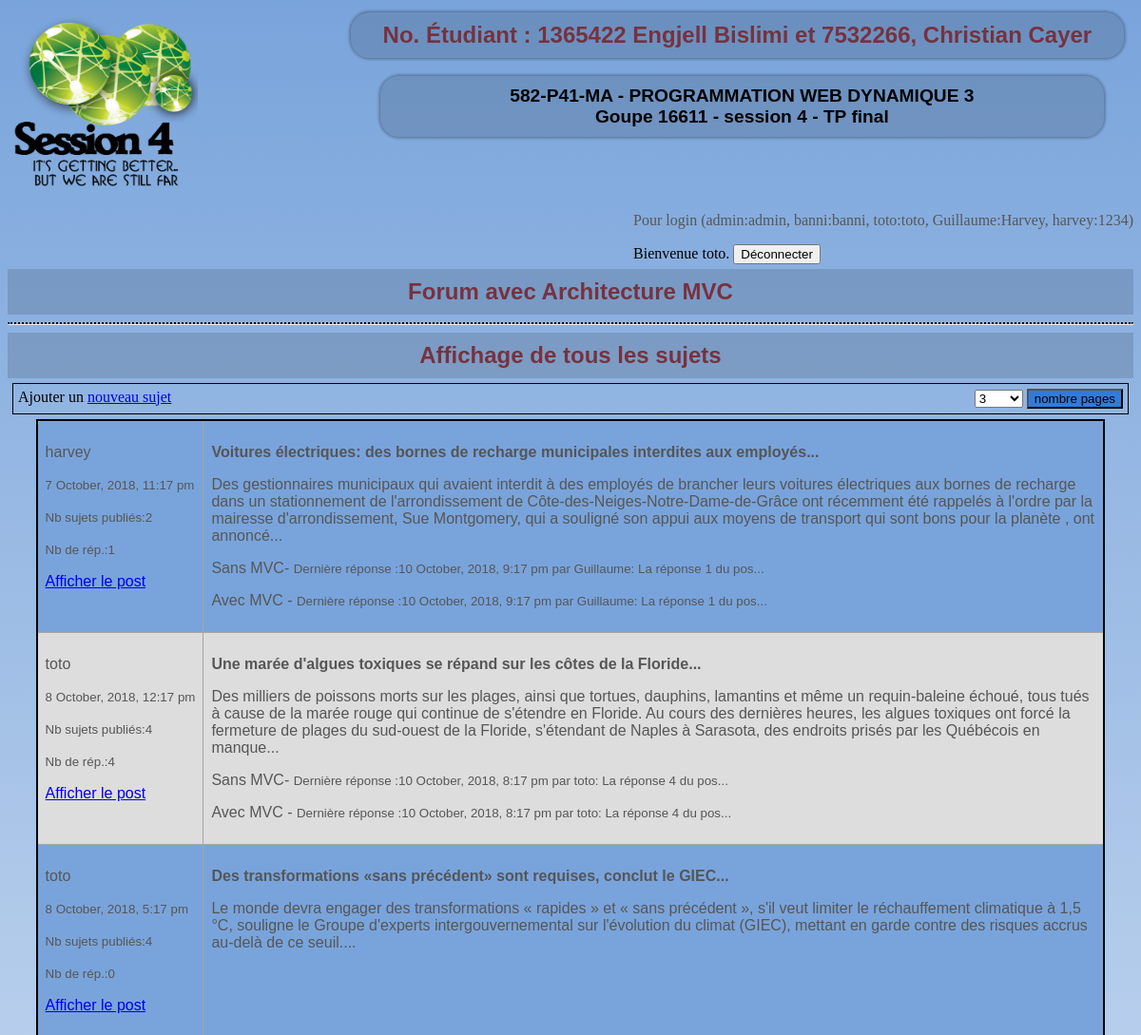
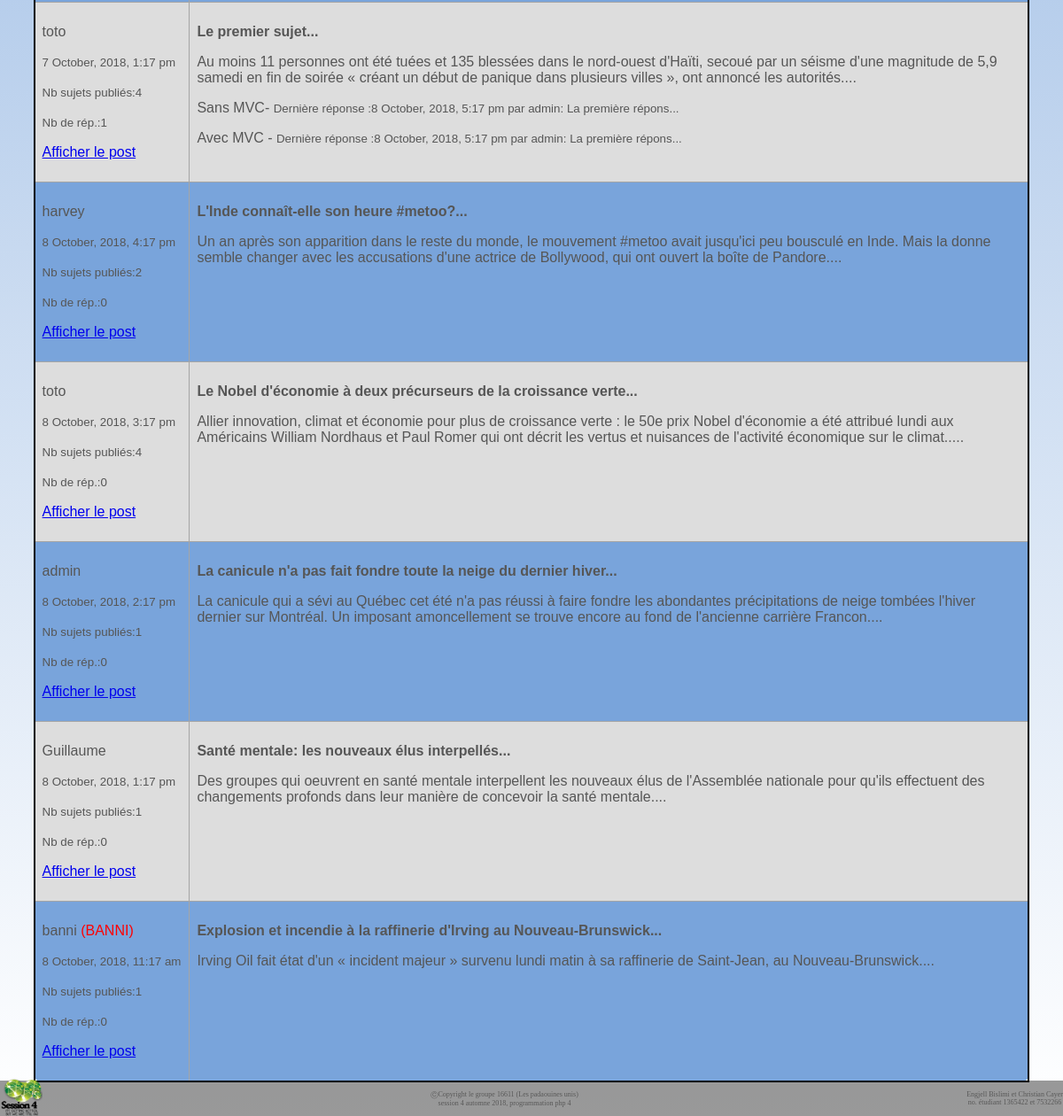
The page / (signed in) on the database its author committed (2 pictures, top to bottom).
### tables this page shows
CREATE TABLE sujets(
  id_sujets            int (11) Auto_increment  NOT NULL ,
  titre_sujets         Varchar (255) NOT NULL ,
  texte_sujets         Text NOT NULL ,
  date_creation_sujets DATETIME NOT NULL ,
  username             Varchar (25) NOT NULL ,
  PRIMARY KEY (id_sujets )
);

CREATE TABLE usager(
  username Varchar (25) NOT NULL ,
  password Varchar (255) NOT NULL ,
  banni    Bool NOT NULL ,
  admin    Bool NOT NULL ,
  PRIMARY KEY (username )
);

CREATE TABLE reponse(
  id_reponse            int (11) Auto_increment  NOT NULL ,
  titre_reponse         Varchar (255) NOT NULL ,
  texte_reponse         Text NOT NULL ,
  date_creation_reponse DATETIME NOT NULL ,
  id_sujets             Int NOT NULL ,
  username              Varchar (25) NOT NULL ,
  PRIMARY KEY (id_reponse )
);

### index.php (called while the page is built)
<?php
    require_once("config.php");
    Routeur::route();
?>

### model/BaseDAO.php (called while the page is built, shortened)
<?php
	abstract class BaseDao
	{
		protected $db;
		public function __construct(PDO $dbPDO)
		{
			$this->db = $dbPDO;
		}
		protected function lire($valeurCherchee, $cle = NULL)
		{
			if(!isset($cle)){
				$query = "SELECT * from " . $this->getTableName() . " WHERE " . $this->getPrimaryKey() ."=?";
			}
			else{
				$query = "SELECT * from " . $this->getTableName() . " WHERE " . $cle ."=?";
			}
			$donnees = array($valeurCherchee);
			return $this->requete($query, $donnees);
		}
        final protected function requete($query, $data = array())
		{
			try
			{
				$stmt = $this->db->prepare($query);
				$stmt->execute($data);
			}
			catch(PDOException $e)
			{
				trigger_error("<p>La requête suivante a donné une erreur : $query</p><p>Exception : " . $e->getMessage() . "</p>");
                return false;
			}
			return $stmt;
		}
	}
?>

### model/Modele_Sujets.php (called while the page is built, shortened)
<?php
    class Modele_Sujets extends BaseDAO
    {
        public function obtenir_tous_les_sujets($nbPages = NULL, $pageDebut = NULL)
        {
            $queryAjout = "";
                $query = "SELECT DISTINCT s2.date_creation_sujets ,s2.id_sujets, s2.titre_sujets, s2.texte_sujets,  s2.username FROM (SELECT s1.id_sujets, s1.date_creation_sujets FROM sujets s1 UNION ALL SELECT r.id_sujets, r.date_creation_reponse FROM reponse r ORDER BY date_creation_sujets DESC) AS tri LEFT JOIN sujets AS s2 USING(id_sujets)" . $queryAjout;
            $resultats =  $this->requete($query);
            $lesSujets = $resultats->fetchAll(PDO::FETCH_CLASS | PDO::FETCH_PROPS_LATE, "Sujets");
            return $lesSujets;
        }
    }
?>

### model/Sujets.php (called while the page is built, shortened)
<?php
    class Sujets
    {
        private $id_sujets;
        private $titre_sujets;
        private $texte_sujets;
        private $date_creation_sujets;
        private $username;
        public function getIdSujets()
        {
            return $this->id_sujets;
        }
        public function setIdSujets($id_sujets)
        {
            if((filter_var($id_sujets, FILTER_VALIDATE_INT)  || (filter_var($id_sujets, FILTER_VALIDATE_INT) === 0)))
                $this->id_sujets = $id_sujets;
            else
                trigger_error("Doit être numérique....", E_USER_ERROR);
        }
        public function getTitreSujets()
        {
            return $this->titre_sujets;
        }
        public function setTitreSujets($titre_sujets)
        {
            if(is_string($titre_sujets))
                $this->titre_sujets = $titre_sujets;
            else
                trigger_error("Le nom doit être une chaine de caractères....", E_USER_ERROR);
        }
        public function getTexteSujets()
        {
            return $this->texte_sujets;
        }
        public function setTexteSujets($texte_sujets)
        {
            if(is_string($texte_sujets))
                $this->texte_sujets = $texte_sujets;
            else
                trigger_error("Le texte doit être une chaine de caractères....", E_USER_ERROR);
        }
        public function getDateCreationSujets()
        {
            return $this->date_creation_sujets;
        }
        public function setDateCreationSujets($date_creation_sujets)
        {
            if(is_string($date_creation_sujets))
                $this->date_creation_sujets = $date_creation_sujets;
            else
                trigger_error("La date doit être une chaine de caractères....", E_USER_ERROR);
        }
        public function getUsername()
        {
            return $this->username;
        }
        public function setUsername($username)
        {
            if(is_string($username))
                $this->username = $username;
            else
                trigger_error("Le nom d'utilisateur doit être une chaine de caractères....", E_USER_ERROR);
        }
    }
?>

### model/Modele_Usager.php (called while the page is built, shortened)
<?php
class Modele_Usager extends BaseDAO
{
    public function getTableName()
    {
        return "usager";
    }
    public function getPrimaryKey()
    {
        return "username";
    }
    public function obtenir_par_id($id)
    {
        $resultat = $this->lire($id);
        $resultat->setFetchMode(PDO::FETCH_CLASS | PDO::FETCH_PROPS_LATE, "Usager");
        $usager = $resultat->fetch();
        return $usager;
    }
    public function compteSujetsUsagers(){
        $query = "SELECT username, COUNT(sujets.titre_sujets) AS compte FROM usager LEFT JOIN sujets USING(username) GROUP BY usager.username;";
        $resultats = $this->requete($query);
        $lesUsagers = $resultats->fetchAll();
        return $lesUsagers;
    }
}
?>

### model/Modele_Reponse.php (called while the page is built, shortened)
<?php
class Modele_Reponse extends BaseDAO
{
    public function getTableName()
    {
        return "reponse";
    }
    public function derniere_reponse_par_sujet($id)
    {
        $query = "SELECT * FROM " . $this->getTableName()." WHERE id_sujets = ".$id. " ORDER BY date_creation_reponse DESC LIMIT 1";
        $resultats = $this->requete($query);
        $resultats->setFetchMode(PDO::FETCH_CLASS | PDO::FETCH_PROPS_LATE, "Reponse");
        $laDerniereReponse = $resultats->fetch();
        return $laDerniereReponse;
    }
    public function compteNbReponse(){
        $query = "SELECT id_sujets, COUNT(reponse.id_reponse) AS nbReponse FROM sujets LEFT JOIN reponse USING(id_sujets) GROUP BY sujets.id_sujets;";
        $resultats = $this->requete($query);
        $lesReponses = $resultats->fetchAll();
        return $lesReponses;
    }
    public function reponseRecenteDuSujet(){
        $query = "SELECT * FROM " . $this->getTableName()." ORDER BY date_creation_reponse DESC;";
        $resultats = $this->requete($query);
        $lesReponses = $resultats->fetchAll();
        return $lesReponses;
    }
}
?>

### config.php (called while the page is built, shortened)
<?php
    function mon_autoloader($classe)
    {
        $repertoires = array(RACINE . "controller/",
                            RACINE . "model/",
                            RACINE . "view/");
        foreach($repertoires as $rep)
        {
            if(file_exists($rep . $classe . ".php"))
            {
                return;
            }
        }
    }
?>

### model/Reponse.php (called while the page is built, shortened)
<?php
    class Reponse
    {
        private $titre_reponse;
        private $date_creation_reponse;
        private $username;
        public function getTitreReponse()
        {
            return $this->titre_reponse;
        }
        public function setTitreReponse($titre_reponse)
        {
            if(is_string($titre_reponse))
                $this->titre_reponse = $titre_reponse;
            else
                trigger_error("Le titre doit être une chaine de caractères....", E_USER_ERROR);
        }
        public function getDateCreationReponse()
        {
            return $this->date_creation_reponse;
        }
        public function setDateCreationReponse($date_creation_reponse)
        {
            if(is_string($date_creation_reponse))
                $this->date_creation_reponse = $date_creation_reponse;
            else
                trigger_error("Le nom doit être une chaine de caractères....", E_USER_ERROR);
        }
        public function getUsername()
        {
            return $this->username;
        }
        public function setUsername($username)
        {
            if(is_string($username))
                $this->username = $username;
            else
                trigger_error("Le nom d'utilisateur doit être une chaine de caractères....", E_USER_ERROR);
        }
    }
?>

### model/Usager.php (called while the page is built, shortened)
<?php
class Usager
{
    private $banni;
    public function getBanni()
    {
        return $this->banni;
    }
    public function setBanni($banni)
    {
        if(is_bool($banni))
            $this->banni = $banni;
        else
            trigger_error("Doit être booléen....", E_USER_ERROR);
    }
}
?>

### view/AfficheListeSujets.php (the view, shortened to what this page needs)
<h1>Affichage de tous les sujets</h1>
<section class="section1Sujets">
    <div>
        Ajouter un <a href='index.php?Sujets&action=formInsereSujet'>nouveau sujet</a>
    </div>
        <form method="post">
            <select name="nbPages">
                <option value="3"<?php if((isset($_SESSION["nbPages"])) &&($_SESSION["nbPages"] == "3")) echo " selected"; ?>>3</option>
            </select>
            <input type="submit" name="submit" value="nombre pages" />
        </form>
</section>
<section>
<?php
echo "<table class='tableSujet'>";
    foreach($data["sujets"] as $sujet)
    {
        echo "<tr>";
        echo "<td><p>" . $sujet->getUsername();
        $modeleUsagers = $this->getDAO("Usager");
        $banni = $modeleUsagers->obtenir_par_id($sujet->getUsername());
        if($banni->getBanni()){
            echo " <span style='color: red'>(BANNI)</span>";
        }
        echo "</p><p style='white-space: nowrap'><small>" . date("j F, Y, g:i a", strtotime($sujet->getDateCreationSujets())) . "</small></p>";
        echo "<p>";
        foreach($data["compteSujetsParUsagers"] as $compte){
            if($sujet->getUsername() == $compte["username"]){
                echo "<p><small>Nb sujets publiés:" . $compte["compte"] . "</small></p>";
            }
        }
        foreach($data["compteReponseParSujet"] as $reponse){
            if($sujet->getIdSujets() == $reponse["id_sujets"]){
                echo "<p><small>Nb de rép.:" . $reponse["nbReponse"] . "</small></p>";
            }
        }
        echo "<p><a href='index.php?Reponse&action=affiche&id=" . $sujet->getIdSujets() . "'>Afficher le post</a></p>";
        echo "</p></td>";
        echo "<td><p><strong>" . htmlspecialchars(substr($sujet->getTitreSujets(), 0, 100)) . "... </strong></p><p>"
            . htmlspecialchars(substr($sujet->getTexteSujets(), 0, 400)) . "... </p>";
        $modeleReponse = $this->getDAO("Reponse");
        $derniereReponse = $modeleReponse->derniere_reponse_par_sujet($sujet->getIdSujets());
        if($derniereReponse){
            echo "<p>Sans MVC- <small>Dernière réponse :" . date("j F, Y, g:i a", strtotime($derniereReponse->getDateCreationReponse())) . " par " . $derniereReponse->getUsername() . ": " .htmlspecialchars(substr($derniereReponse->getTitreReponse(), 0, 20)). "...</small></p>";
        }
        foreach($data["reponseRecenteDuSujet"] as $reponseRecenteDuSujet){
            if($sujet->getIdSujets() == $reponseRecenteDuSujet["id_sujets"]){
                echo "<p>Avec MVC - <small>Dernière réponse :" . date("j F, Y, g:i a", strtotime($reponseRecenteDuSujet["date_creation_reponse"])) . " par " . $reponseRecenteDuSujet["username"] . ": " .htmlspecialchars(substr($reponseRecenteDuSujet["titre_reponse"], 0, 20)). "...</small></p>";
                break;
            }
        }
        echo "</td></tr>";
    }
    echo "</table></section>";
?>

### css/colorTomS2.css (style rules this page uses)
html { color:black; }
body { height: 100%; background: linear-gradient(#79a4db, white); background-attachment: fixed; }
h1, h2, h3, h4 { font-size: 1em; color: #76323F; font-family: Arial, Helvetica, sans-serif; }
h1 { font-size: 1.5em; color: #76323F; background-color: rgba(0, 0, 0, .125); }
p { color:#565656; }
input[type="submit"] { background-color: #307bdb; }

### css/posTomS2.css (style rules this page uses)
html { margin: 0 auto; max-width: 1400px; }
body { padding-bottom: 30px; }
h1 { margin: 5px auto; padding: 10px; text-align: center; }
table { margin-left:auto; margin-right:auto; }
.section1Sujets { display: flex; justify-content: space-between; align-items: flex-start; border: 1px solid black; padding: 5px; margin: 5px; }

### css/table.css (style rules this page uses)
.tableSujet { font-family: arial, sans-serif; border-collapse: collapse; width: 95%; border: 2px solid black; border-radius: 10px; background-color: #79a4db; }
.tableSujet td, .tableSujet th { border: 1px solid #a5a5a5; text-align: left; padding: 8px; vertical-align:top; }
.tableSujet tr:nth-child(even) { background-color: #dddddd; }

### rows shown on the page
sujets: username "harvey", date_creation_sujets "7 October, 2018, 11:17 pm", nbReponse "1", titre_sujets "Voitures électriques: des bornes de recharge municipales interdites aux employés", texte_sujets "Des gestionnaires municipaux qui avaient interdit à des employés de brancher leurs voitures électriques aux bornes de recharge dans un stationnement de l'arrondissement de Côte-des-Neiges-Notre-Dame-de-Grâce ont récemment été rappelés à l'ordre par la mairesse d'arrondissement, Sue Montgomery, qui a souligné son appui aux moyens de transport qui sont bons pour la planète , ont annoncé", reponse.date_creation_reponse "10 October, 2018, 9:17 pm", reponse.username "Guillaume", reponse.titre_reponse "La réponse 1 du pos"
usager: compte "2"
reponse: date_creation_reponse "10 October, 2018, 9:17 pm", username "Guillaume", titre_reponse "La réponse 1 du pos"
sujets: username "toto", date_creation_sujets "8 October, 2018, 12:17 pm", nbReponse "4", titre_sujets "Une marée d'algues toxiques se répand sur les côtes de la Floride", texte_sujets "Des milliers de poissons morts sur les plages, ainsi que tortues, dauphins, lamantins et même un requin-baleine échoué, tous tués à cause de la marée rouge qui continue de s'étendre en Floride. Au cours des dernières heures, les algues toxiques ont forcé la fermeture de plages du sud-ouest de la Floride, s'étendant de Naples à Sarasota, des endroits prisés par les Québécois en manque", reponse.date_creation_reponse "10 October, 2018, 8:17 pm", reponse.username "toto", reponse.titre_reponse "La réponse 4 du pos"
usager: compte "4"
reponse: date_creation_reponse "10 October, 2018, 8:17 pm", username "toto", titre_reponse "La réponse 4 du pos"
sujets: username "toto", date_creation_sujets "8 October, 2018, 5:17 pm", nbReponse "0", titre_sujets "Des transformations «sans précédent» sont requises, conclut le GIEC", texte_sujets "Le monde devra engager des transformations « rapides » et « sans précédent », s'il veut limiter le réchauffement climatique à 1,5 °C, souligne le Groupe d'experts intergouvernemental sur l'évolution du climat (GIEC), mettant en garde contre des risques accrus au-delà de ce seuil."
sujets: username "toto", date_creation_sujets "7 October, 2018, 1:17 pm", nbReponse "1", titre_sujets "Le premier sujet", texte_sujets "Au moins 11 personnes ont été tuées et 135 blessées dans le nord-ouest d'Haïti, secoué par un séisme d'une magnitude de 5,9 samedi en fin de soirée « créant un début de panique dans plusieurs villes », ont annoncé les autorités.", reponse.date_creation_reponse "8 October, 2018, 5:17 pm", reponse.username "admin", reponse.titre_reponse "La première répons"
reponse: date_creation_reponse "8 October, 2018, 5:17 pm", username "admin", titre_reponse "La première répons"
sujets: username "harvey", date_creation_sujets "8 October, 2018, 4:17 pm", nbReponse "0", titre_sujets "L'Inde connaît-elle son heure #metoo?", texte_sujets "Un an après son apparition dans le reste du monde, le mouvement #metoo avait jusqu'ici peu bousculé en Inde. Mais la donne semble changer avec les accusations d'une actrice de Bollywood, qui ont ouvert la boîte de Pandore."
sujets: username "toto", date_creation_sujets "8 October, 2018, 3:17 pm", nbReponse "0", titre_sujets "Le Nobel d'économie à deux précurseurs de la croissance verte", texte_sujets "Allier innovation, climat et économie pour plus de croissance verte : le 50e prix Nobel d'économie a été attribué lundi aux Américains William Nordhaus et Paul Romer qui ont décrit les vertus et nuisances de l'activité économique sur le climat.."
sujets: username "admin", date_creation_sujets "8 October, 2018, 2:17 pm", nbReponse "0", titre_sujets "La canicule n'a pas fait fondre toute la neige du dernier hiver", texte_sujets "La canicule qui a sévi au Québec cet été n'a pas réussi à faire fondre les abondantes précipitations de neige tombées l'hiver dernier sur Montréal. Un imposant amoncellement se trouve encore au fond de l'ancienne carrière Francon."
usager: compte "1"
sujets: username "Guillaume", date_creation_sujets "8 October, 2018, 1:17 pm", nbReponse "0", titre_sujets "Santé mentale: les nouveaux élus interpellés", texte_sujets "Des groupes qui oeuvrent en santé mentale interpellent les nouveaux élus de l'Assemblée nationale pour qu'ils effectuent des changements profonds dans leur manière de concevoir la santé mentale."
usager: compte "1"
sujets: username "banni", shows "(BANNI)", date_creation_sujets "8 October, 2018, 11:17 am", nbReponse "0", titre_sujets "Explosion et incendie à la raffinerie d'Irving au Nouveau-Brunswick", texte_sujets "Irving Oil fait état d'un « incident majeur » survenu lundi matin à sa raffinerie de Saint-Jean, au Nouveau-Brunswick."
usager: compte "1"

### other values the page prints
$_SESSION["username"] "toto"
